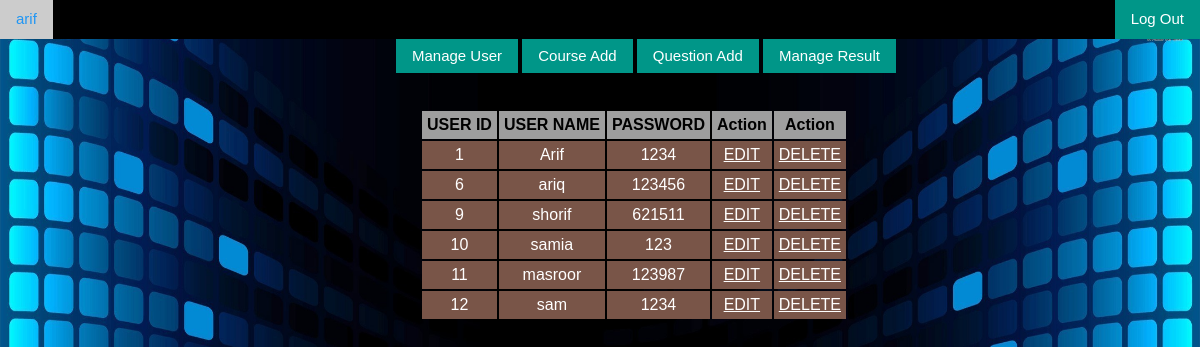
Page /manageuser.php (signed in) on the committed database.
### tables this page shows
CREATE TABLE `user` (
  `user_id` int(11) NOT NULL,
  `user_name` varchar(50) NOT NULL,
  `password` varchar(30) NOT NULL,
  `phone` int(15) NOT NULL,
  `mail` varchar(50) NOT NULL,
  `address` varchar(100) NOT NULL,
  `sex` varchar(20) NOT NULL,
  `type` varchar(20) NOT NULL,
  `test_id` int(11) NOT NULL
);

### manageuser.php (the view, shortened to what this page needs)
<?php include_once('connection.php'); ?>
<html>
    <head>
        <link rel="stylesheet" href="styles/w3.css">
    </head>
     <body class="img">
         <ul class="w3-navbar w3-black">
             <li><a class="w3-text-blue" href="#"><?php echo $_SESSION['admin_name'];?></a></li>
             <li class="w3-right w3-teal"><a href="adminlogout.php">Log Out</a></li>
        </ul>
         <div style="margin-left:33%">
             <a class="w3-btn w3-teal" href="manageuser.php">Manage User</a>
             <a class="w3-btn w3-teal" href="courseadd.php">Course Add</a>
             <a class="w3-btn w3-teal" href="questionadd.php">Question Add</a>
             <a class="w3-btn w3-teal" href="#">Manage Result</a>
        </div>
         <div style="margin-left: 35%" class="mar3">
            <?php
    $sql = "SELECT user_id, user_name, password FROM user";
    $result = $conn->query($sql);
if ($result->num_rows > 0) {
    echo "<table cellpadding=5px><tr><th class='w3-grey'> USER ID </th><th class='w3-grey'> USER NAME </th><th class='w3-grey'>PASSWORD</th><th class='w3-grey'>Action</th><th class='w3-grey'>Action</th></tr>";
    while($row = $result->fetch_assoc())
            {
        echo "<tr class='w3-brown' align=center><td>".$row["user_id"]."</td><td>".$row["user_name"]."</td><td>".$row["password"]."</td>
                        <td><a href='#'>EDIT</a></td><td><a href='delete.php?id=".$row['user_id']."'>DELETE</a></td>";
            }
            echo "</table>";
            } else {
            echo "0 results";
            }
?>
    </div>
</body>
</html>

### styles/w3.css (style rules this page uses)
html { box-sizing:border-box }
*,*:before,*:after { box-sizing:inherit }
html { -ms-text-size-adjust:100%;-webkit-text-size-adjust:100% }
body { margin:0 }
a { background-color:transparent;-webkit-text-decoration-skip:objects }
html,body { font-family:Verdana,sans-serif;font-size:15px;line-height:1.5 }
html { overflow-x:hidden }
a { color:inherit }
.w3-btn,.w3-btn-block { border:none;display:inline-block;outline:0;padding:6px 16px;vertical-align:middle;overflow:hidden;text-decoration:none!important;color:#fff;background-color:#000;text-align:center;cursor:pointer;white-space:nowrap }
.w3-btn,.w3-btn-floating,.w3-btn-floating-large,.w3-closenav,.w3-opennav { -webkit-touch-callout:none;-webkit-user-select:none;-khtml-user-select:none;-moz-user-select:none;-ms-user-select:none;user-select:none }
.w3-navbar { list-style-type:none;margin:0;padding:0;overflow:hidden }
.w3-navbar li { float:left }
.w3-navbar li a,.w3-navitem { display:block;padding:8px 16px }
.w3-navbar a,.w3-topnav a,.w3-sidenav a,.w3-dropdown-content a,.w3-accordion-content a,.w3-dropnav a { text-decoration:none!important }
.w3-btn,.w3-btn-floating,.w3-dropnav a,.w3-btn-floating-large,.w3-btn-block,.w3-hover-shadow,.w3-hover-opacity,.w3-hover-opacity-off,.w3-hover-sepia,.w3-hover-grayscale,.w3-hover-greyscale, .w3-navbar a,.w3-sidenav a,.w3-pagination li a,.w3-hoverable tbody tr,.w3-hoverable li,.w3-accordion-content a,.w3-dropdown-content a,.w3-dropdown-click:hover,.w3-dropdown-hover:hover,.w3-opennav,.w3-closenav,.w3-closebtn, .w3-hover-amber,.w3-hover-aqua,.w3-hover-blue,.w3-hover-light-blue,.w3-hover-brown,.w3-hover-cyan,.w3-hover-blue-grey,.w3-hover-green,.w3-hover-light-green,.w3-hover-indigo,.w3-hover-khaki,.w3-hover-lime,.w3-hover-orange,.w3-hover-deep-orange,.w3-hover-pink, .w3-hover-purple,.w3-hover-deep-purple,.w3-hover-red,.w3-hover-sand,.w3-hover-teal,.w3-hover-yellow,.w3-hover-white,.w3-hover-black,.w3-hover-grey,.w3-hover-light-grey,.w3-hover-dark-grey,.w3-hover-text-amber,.w3-hover-text-aqua,.w3-hover-text-blue,.w3-hover-text-light-blue, .w3-hover-text-brown,.w3-hover-text-cyan,.w3-hover-text-blue-grey,.w3-hover-text-green,.w3-hover-text-light-green,.w3-hover-text-indigo,.w3-hover-text-khaki,.w3-hover-text-lime,.w3-hover-text-orange,.w3-hover-text-deep-orange,.w3-hover-text-pink,.w3-hover-text-purple, .w3-hover-text-deep-purple,.w3-hover-text-red,.w3-hover-text-sand,.w3-hover-text-teal,.w3-hover-text-yellow,.w3-hover-text-white,.w3-hover-text-black,.w3-hover-text-grey,.w3-hover-text-light-grey,.w3-hover-text-dark-grey { -webkit-transition:background-color .3s,color .15s,box-shadow .3s,opacity 0.3s,filter 0.3s;transition:background-color .3s,color .15s,box-shadow .3s,opacity 0.3s,filter 0.3s }
.w3-right { float:right!important }
.w3-brown,.w3-hover-brown:hover { color:#fff!important;background-color:#795548!important }
.w3-teal,.w3-hover-teal:hover { color:#fff!important;background-color:#009688!important }
.w3-black,.w3-hover-black:hover { color:#fff!important;background-color:#000!important }
.w3-grey,.w3-hover-grey:hover,.w3-gray,.w3-hover-gray:hover { color:#000!important;background-color:#9e9e9e!important }
.w3-text-blue,.w3-hover-text-blue:hover { color:#2196F3!important }

### manageuser.php (style rules this page uses)
.img { background-image:url('./image/admin2.jpg'); background-size: 100% 1000px; background-repeat: no-repeat; }
.mar3 { margin-top:3%; }

### rows in the picture
user: user_id "1", user_name "Arif", password "1234"
user: user_id "6", user_name "ariq", password "123456"
user: user_id "9", user_name "shorif", password "621511"
user: user_id "10", user_name "samia", password "123"
user: user_id "11", user_name "masroor", password "123987"
user: user_id "12", user_name "sam", password "1234"

### other values in the picture
$_SESSION['admin_name'] "arif"
